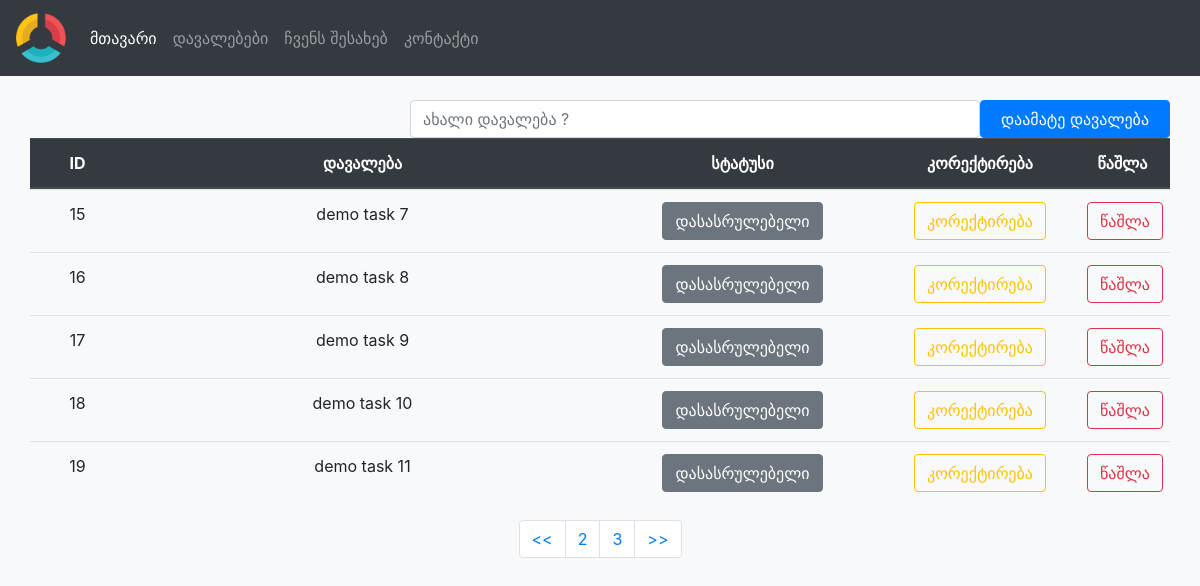
Page /todolist/todolist?pg=3 on the committed database.
### todolist_app/models.py (models this page shows, shortened)
class TaskList(models.Model):
    task = models.CharField(max_length=200)
    done = models.BooleanField(default=False)

### todolist_app/views.py (the view)
# urls.py: path('todolist/', include('todolist_app.urls')),
def todolist(request):
    if request.method=="POST":
        form = TaskForm(request.POST or None)
        if form.is_valid():
            form.save()
            messages.success(request,("New Task Added !!!"))
        return  redirect("todolist")
    else:
        all_tasks = TaskList.objects.all()
        paginator = Paginator(all_tasks,5)
        page= request.GET.get("pg")
        all_tasks = paginator.get_page(page)
        return render(request ,"todolist.html",{"all_tasks":all_tasks})

### todolist_app/templates/todolist.html (shortened to what this page needs)
{% extends 'base.html' %}
{% block content %}
<div class="container">
    <form method="post" class="row" >
        <label for="" class="col-lg-4"></label>
        <input type="text" class="form-control col-lg-6" name="task" placeholder="ახალი დავალება ?">
        <button type="submit" class="btn btn-primary col-lg-2">დაამატე დავალება</button>
    </form>
    <table class="table text-center">
      <thead class="thead-dark">
        <tr class="row">
          <th class="col-1">ID</th>
          <th class="col-5">დავალება</th>
          <th class="col-3">სტატუსი</th>
          <th class="col-2">კორექტირება</th>
          <th class="col-1">წაშლა</th>
        </tr>
      </thead>
      <tbody>
      {% if all_tasks %}
       {% for obj in all_tasks %}
           {% if obj.done %}
                <tr class="table-success row" >
                   <td class="col-1"> {{  obj.id }}</td>
                   <td class="col-5"> {{  obj.task }}</td>
                    <td class="col-3"> <a href="{% url 'Notcomplate_task' obj.id %}"><button type="button" class="btn btn-secondary">დასრულებული</button></a></td>
                   <td class="col-2"> <a href="{% url 'edit_task' obj.id %}"><button type="button" class="btn btn-outline-warning">კორექტირება</button></a></td>
                   <td class="col-1"> <a href="{% url 'delete_task' obj.id %}"><button type="button" class="btn btn-outline-danger">წაშლა</button></a></td>
                </tr>
           {% else %}
             <tr class="row">
               <td class="col-1"> {{  obj.id }}</td>
               <td class="col-5"> {{  obj.task }}</td>
               <td class="col-3"> <a href="{% url 'complate_task' obj.id %}"><button type="button" class="btn btn-secondary">დასასრულებელი</button></a></td>
               <td class="col-2"> <a href="{% url 'edit_task' obj.id %}"><button type="button" class="btn btn-outline-warning">კორექტირება</button></a></td>
               <td class="col-1"> <a href="{% url 'delete_task' obj.id %}"><button type="button" class="btn btn-outline-danger">წაშლა</button></a></td>
               </tr>
           {% endif %}
          {% endfor %}
      {% endif %}
      </tbody>
    </table>
    <nav aria-label="Page navigation example">
      <ul class="pagination justify-content-center">
        <li class="page-item">
          <a class="page-link" href="?pg=1" tabindex="-1"><<</a>
        </li>
        {% if all_tasks.has_previous %}
            <li class="page-item"><a class="page-link" href="?pg={{ all_tasks.previous_page_number }}">{{ all_tasks.previous_page_number }}</a></li>
        {% endif %}
        <li class="page-item"><a class="page-link" href="?pg={{ all_tasks.number }}">{{ all_tasks.number }}</a></li>
        <li class="page-item">
         <a class="page-link" href="?pg={{ all_tasks.paginator.num_pages }}">>></a>
        </li>
      </ul>
    </nav>
    </div>
{% endblock %}

### rows in the picture
TaskList: id "15", task "demo task 7"
TaskList: id "16", task "demo task 8"
TaskList: id "17", task "demo task 9"
TaskList: id "18", task "demo task 10"
TaskList: id "19", task "demo task 11"

### other values in the picture
{{ all_tasks.previous_page_number }} "2"
{{ all_tasks.number }} "3"
